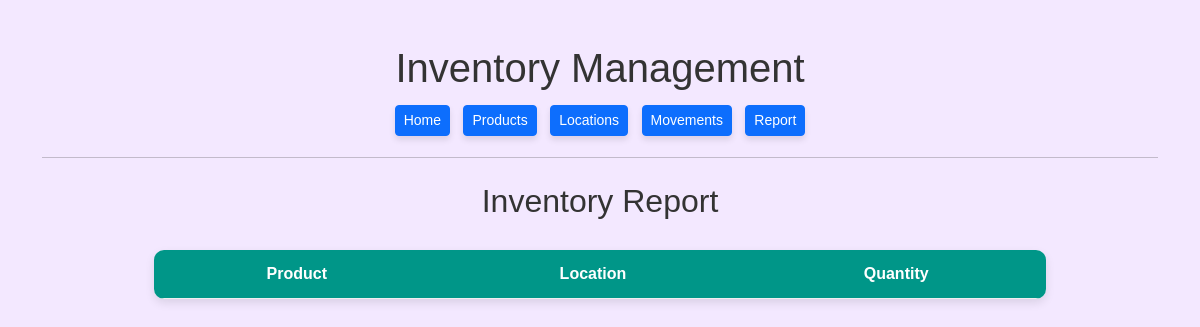
The page /report on the database as committed earlier.
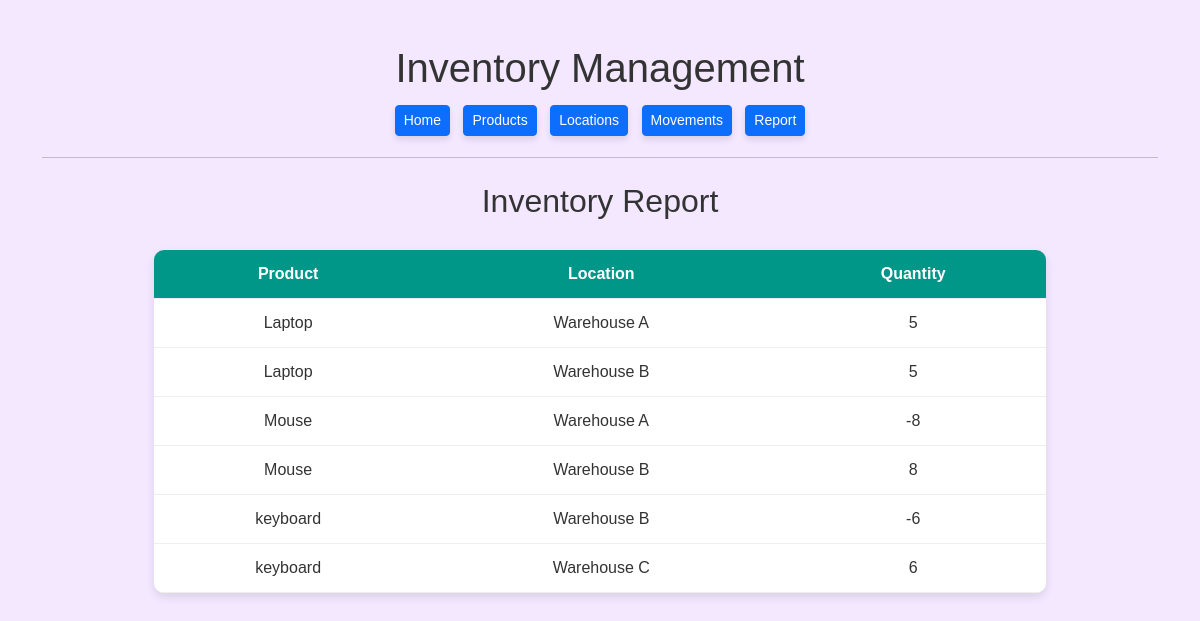
The same page on the database as committed later.
### models.py (models this page shows)
class Product(db.Model):
    __tablename__ = "product"
    product_id = db.Column(db.String(50), primary_key=True)
    name = db.Column(db.String(100), nullable=False)

class Location(db.Model):
    __tablename__ = "location"
    location_id = db.Column(db.String(50), primary_key=True)
    name = db.Column(db.String(100), nullable=False)

### routes.py (the view)
    @app.route("/report")
    def report():
        products = Product.query.all()
        locations = Location.query.all()
        report = []
        for product in products:
            for location in locations:
                incoming = db.session.query(func.sum(ProductMovement.qty)).filter_by(
                    product_id=product.product_id, to_location=location.location_id
                ).scalar() or 0
                outgoing = db.session.query(func.sum(ProductMovement.qty)).filter_by(
                    product_id=product.product_id, from_location=location.location_id
                ).scalar() or 0
                balance = incoming - outgoing
                if balance != 0:
                    report.append({
                        "product": product.name,
                        "location": location.name,
                        "qty": balance
                    })
        return render_template("report.html", report=report)

### templates/report.html
{% extends "base.html" %}
{% block content %}
<h2>Inventory Report</h2>
<table>
    <tr>
        <th>Product</th>
        <th>Location</th>
        <th>Quantity</th>
    </tr>
    {% for row in report %}
    <tr>
        <td>{{ row.product }}</td>
        <td>{{ row.location }}</td>
        <td>{{ row.qty }}</td>
    </tr>
    {% endfor %}
</table>
{% endblock %}

Rows that differ between the two databases and show on the page:
added Product: product "Laptop" "Laptop"
added Location: location "Warehouse A" "Warehouse A"
added Location: location "Warehouse B" "Warehouse B" "Warehouse B"
added Product: product "Mouse" "Mouse"
added Product: product "keyboard" "keyboard"
added Location: location "Warehouse C"
Other text that changed with them:
new list line: "5"
new list line: "-8"
new list line: "8"
new list line: "-6"
new list line: "6"
